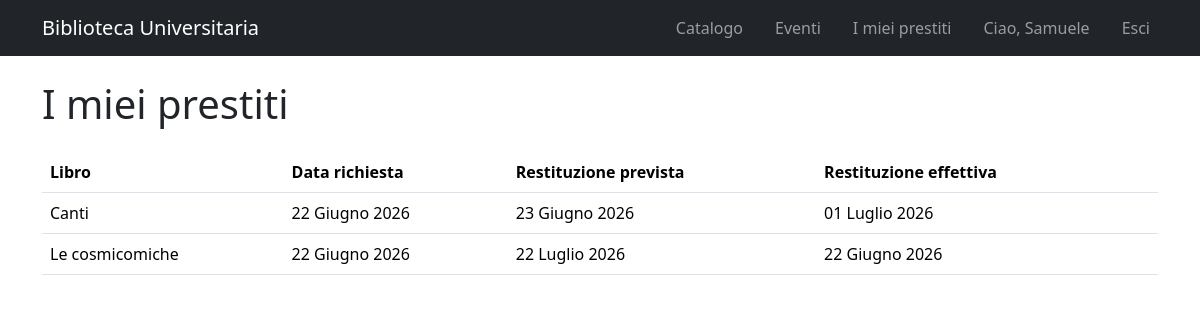
The page /miei-prestiti/ (signed in) on the database as committed earlier.
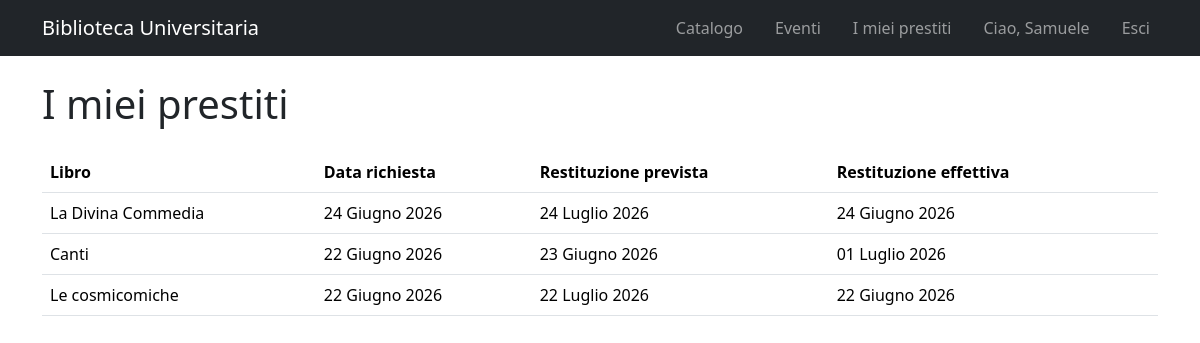
The same page on the database as committed later.
### catalogo/models.py (models this page shows, shortened)
class Prestito(models.Model):
    utente = models.ForeignKey(Utente, on_delete=models.CASCADE, related_name='prestiti')
    copia = models.ForeignKey(Copia, on_delete=models.CASCADE, related_name='prestiti')
    data_richiesta = models.DateField(auto_now_add=True)
    data_restituzione_prevista = models.DateField()
    data_restituzione_effettiva = models.DateField(null=True, blank=True)
    class Meta:
        verbose_name = "Prestito"
        verbose_name_plural = "Prestiti"

class Copia(models.Model):
    STATO_CHOICES = [
        ('disponibile', 'Disponibile'),
        ('prestata', 'Prestata'),
        ('non_accessibile', 'Non accessibile'),
    ]
    libro = models.ForeignKey(Libro, on_delete=models.CASCADE, related_name='copie')
    numero_inventario = models.CharField(max_length=30, unique=True)
    stato = models.CharField(max_length=20, choices=STATO_CHOICES, default='disponibile')
    class Meta:
        verbose_name = "Copia"
        verbose_name_plural = "Copie"

class Libro(models.Model):
    titolo = models.CharField(max_length=200)
    isbn = models.CharField(max_length=20, unique=True)
    anno_pubblicazione = models.IntegerField()
    categoria = models.CharField(max_length=100)
    autori = models.ManyToManyField(Autore, related_name='libri')
    class Meta:
        verbose_name = "Libro"
        verbose_name_plural = "Libri"

### catalogo/views.py (the view)
# urls.py: path('miei-prestiti/', views.miei_prestiti, name='miei_prestiti'),
@login_required
def miei_prestiti(request):
    prestiti = Prestito.objects.filter(utente=request.user).order_by('-data_richiesta')
    return render(request, 'catalogo/miei_prestiti.html', {'prestiti': prestiti})

### catalogo/templates/catalogo/miei_prestiti.html (shortened to what this page needs)
{% extends 'catalogo/base.html' %}
{% block content %}
<h1 class="mb-4">I miei prestiti</h1>
<table class="table">
    <thead>
        <tr>
            <th>Libro</th>
            <th>Data richiesta</th>
            <th>Restituzione prevista</th>
            <th>Restituzione effettiva</th>
            <th></th>
        </tr>
    </thead>
    <tbody>
        {% for prestito in prestiti %}
        <tr>
            <td>{{ prestito.copia.libro.titolo }}</td>
            <td>{{ prestito.data_richiesta }}</td>
            <td>{{ prestito.data_restituzione_prevista }}</td>
            <td>{{ prestito.data_restituzione_effettiva|default:"Non ancora restituito" }}</td>
            <td>
            </td>
        </tr>
        {% empty %}
        <tr><td colspan="5">Nessun prestito effettuato.</td></tr>
        {% endfor %}
    </tbody>
</table>
{% endblock %}

Rows that differ between the two databases and show on the page:
added Prestito: copia.libro.titolo "La Divina Commedia", data_richiesta "24 Giugno 2026", data_restituzione_prevista "24 Luglio 2026", data_restituzione_effettiva "24 Giugno 2026"
